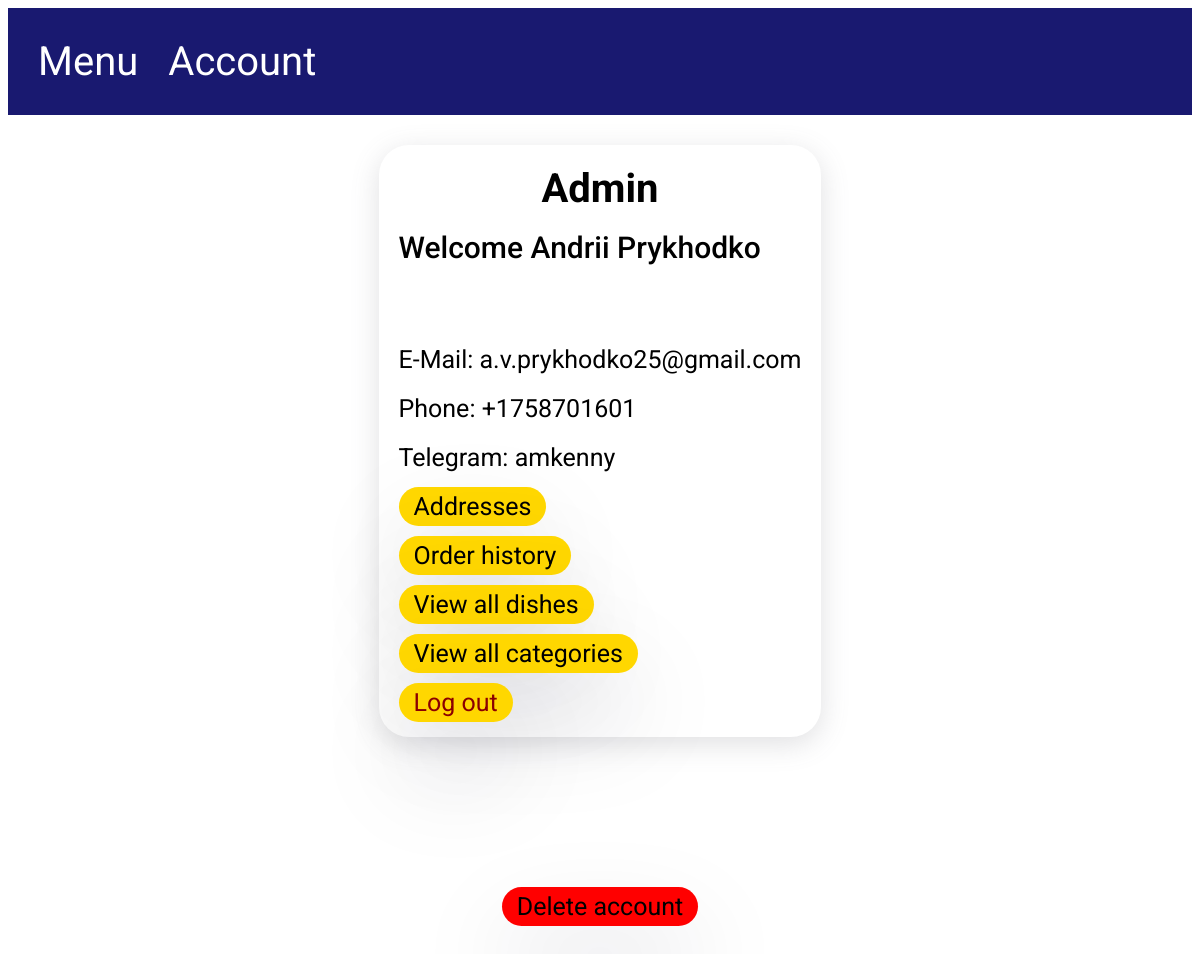
The page /admin (signed in) on the database its author committed.
### models.py (models this page shows, shortened)
class User(Base):
    __tablename__ = "user"
    id = Column(Integer, primary_key=True, autoincrement=True, unique=True)
    name = Column(String(50), nullable=False)
    phone = Column(Integer, unique=True, nullable=False)
    email = Column(String(120), unique=True, nullable=False)
    password = Column(String(120), nullable=False)
    telegram = Column(String(120), unique=True)
    user_type = Column(Integer, ForeignKey("user_type.id"), nullable=False)
    is_verified = Column(Boolean, default=False)
    address = relationship("Address", back_populates="user")
    user_order = relationship("UserOrder", back_populates="user")
    user_type_rel = relationship("UserType", back_populates="user")

### app.py (the view)
@app.route('/admin', methods=['GET', 'PUT', 'DELETE'])  # TODO PUT DELETE
def admin_page():  # Alchemy
    if session.get("user_id") is None:
        return app.redirect("/user/sign_in")
    if session.get("user_type") == 0:
        return app.redirect('/menu', 302)
    database.init_db()
    admin_info = database.db_session.query(User).where(User.id == session.get("user_id")).all()[0]
    return render_template("admin.html", user=admin_info)

### database.py (called while the page is built)
def init_db():
    import models
    Base.metadata.create_all(bind=engine)

### templates/admin.html
{% extends 'base.html' %}
{% block content %}
    <div class="container user_page">
        <div class="content-holder">
            <h1 class="title">Admin</h1>
            <p class="welcome">Welcome {{ user.name }}</p>
            <ul class="user_page_list">
                <li>
                    <label>E-Mail: {{ user.email }} </label>
                </li>
                <li>
                    <label>Phone: +{{ user.phone }} </label>
                </li>
                <li>
                    <label>Telegram:  {{ user.telegram }} </label>
                </li>
                <li>
                    <a href="/user/address"> Addresses</a>
                </li>
                <li>
                    <a href="/user/orders"> Order history</a>
                </li>
                <li>
                    <a href="/admin/dishes"> View all dishes</a>
                </li>
                <li>
                    <a href="/admin/categories"> View all categories</a>
                </li>
                <li>
                    <a style="color: darkred" href="/user/logout"> Log out</a>
                </li>
            </ul>
        </div>
        <a class="delete__button" href="/user/delete">Delete account</a>
    </div>
{% endblock %}

### static/css/style.css (style rules this page uses)
body { font-family: 'Roboto', sans-serif; }
.container { padding: 30px 50px 30px 50px; }
.content-holder { display: flex; flex-direction: column; border-radius: 30px; padding: 20px; box-shadow: rgba(100, 100, 111, 0.2) 0px 7px 29px 0px; }
.user_page { display: flex; flex-direction: column; align-items: center; }
.title { font-weight: 700; font-size: 40px; margin: 0; align-self: center; }
.welcome { font-weight: 500; font-size: 30px; margin-bottom: 80px; margin-top: 18px; }
.user_page_list { display: flex; flex-direction: column; font-size: 25px; font-weight: 400; list-style: None; padding: 0; margin: 0; gap: 20px; }
.user_page_list a { color: black; background-color: gold; padding: 5px 15px 5px 15px; text-decoration: none; border-radius: 45px; box-shadow: rgba(17, 12, 46, 0.15) 0px 48px 100px 0px; }
.delete__button { font-size: 25px; font-weight: 400; color: black; padding: 5px 15px 5px 15px; text-decoration: none; background-color: red; margin-top: 150px; width: fit-content; align-self: center; border-radius: 45px; box-shadow: rgba(17, 12, 46, 0.15) 0px 48px 100px 0px; }

### rows shown on the page
User: name "Andrii Prykhodko", email "a.v.prykhodko25@gmail.com", phone "1758701601", telegram "amkenny"
